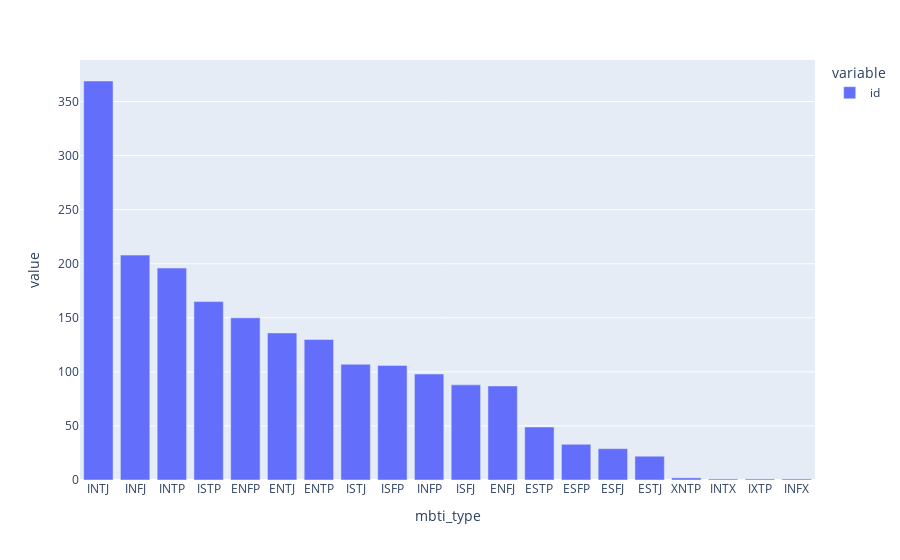

The notebook cell this image was saved under:
### Code cell
px.bar(count_by_mbti_df.sort_values(ascending=False))

### Figure 1 — Plotly figure (JSON) as saved in the notebook; plotly's stock layout.template omitted (floating-point values rounded to 4 significant figures)
{"data": [{"alignmentgroup": "True", "hovertemplate": "variable=id<br>mbti_type=%{x}<br>value=%{y}<extra></extra>", "legendgroup": "id", "marker": {"color": "#636efa"}, "name": "id", "offsetgroup": "id", "orientation": "v", "showlegend": true, "textposition": "auto", "type": "bar", "x": ["INTJ", "INFJ", "INTP", "ISTP", "ENFP", "ENTJ", "ENTP", "ISTJ", "ISFP", "INFP", "ISFJ", "ENFJ", "ESTP", "ESFP", "ESFJ", "ESTJ", "XNTP", "INTX", "IXTP", "INFX"], "xaxis": "x", "y": [369, 208, 196, 165, 150, 136, 130, 107, 106, 98, 88, 87, 49, 33, 29, 22, 2, 1, 1, 1], "yaxis": "y"}], "layout": {"barmode": "relative", "legend": {"title": {"text": "variable"}, "tracegroupgap": 0}, "margin": {"t": 60}, "xaxis": {"anchor": "y", "domain": [0, 1], "title": {"text": "mbti_type"}}, "yaxis": {"anchor": "x", "domain": [0, 1], "title": {"text": "value"}}}}
